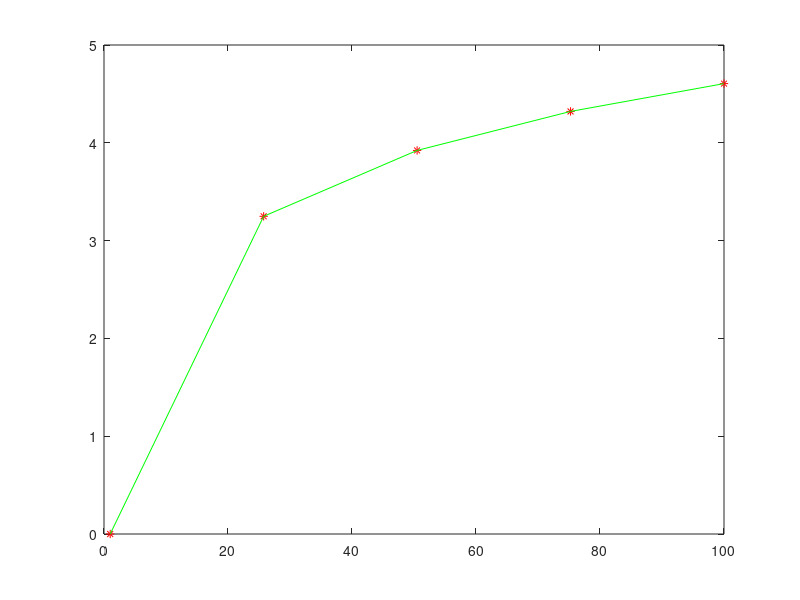

Recreate this plot in MATLAB.
clear all
close all
f=@(x) log(x);
x=linspace(1,100,5);
y=f(x);
plot(x,y,'r*')
hold on
x=linspace(1,100,5);
y=f(x);
plot(x,y,'g')